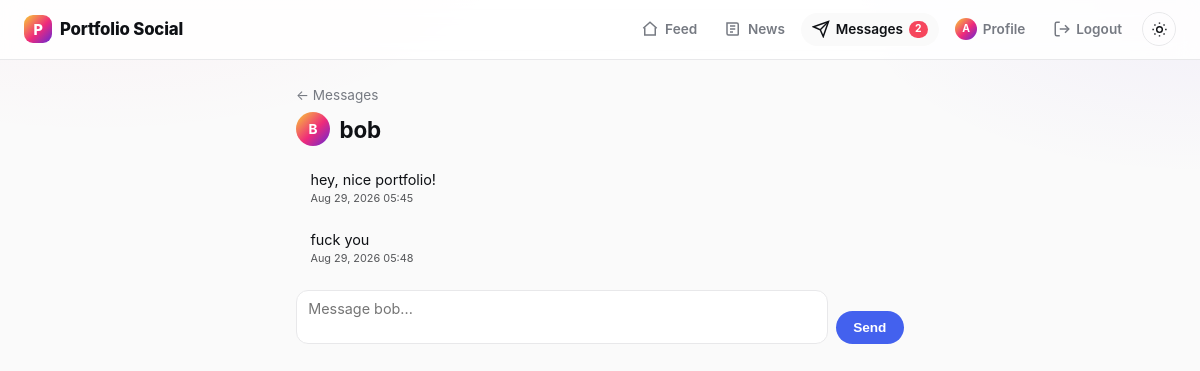
The app's page /messages/bob (signed in) with its own data.
### models.py (models this page shows, shortened)
class User(UserMixin, db.Model):
    __tablename__ = "users"
    id = db.Column(db.Integer, primary_key=True)
    username = db.Column(db.String(32), unique=True, nullable=False, index=True)
    email = db.Column(db.String(120), unique=True, nullable=False)
    password_hash = db.Column(db.String(256), nullable=False)
    bio = db.Column(db.String(200))
    created_at = db.Column(db.DateTime, default=datetime.utcnow, nullable=False)
    portfolio = db.relationship(
        "Portfolio",
        back_populates="owner",
        uselist=False,
        cascade="all, delete-orphan",
    )
    likes = db.relationship("Like", back_populates="user", cascade="all, delete-orphan")
    comments = db.relationship(
        "Comment", back_populates="user", cascade="all, delete-orphan"
    )
    following = db.relationship(
        "Follow",
        foreign_keys="Follow.follower_id",
        back_populates="follower",
        cascade="all, delete-orphan",
    )
    followers = db.relationship(
        "Follow",
        foreign_keys="Follow.followed_id",
        back_populates="followed",
        cascade="all, delete-orphan",
    )
    def is_following(self, other):
        if other is None:
            return False
        return (
            Follow.query.filter_by(follower_id=self.id, followed_id=other.id).first()
            is not None
        )
    def is_mutual_with(self, other):
        if other is None or other.id == self.id:
            return False
        return self.is_following(other) and other.is_following(self)
    @property
    def unread_message_count(self):
        return Message.query.filter_by(recipient_id=self.id, read_at=None).count()

class Message(db.Model):
    __tablename__ = "messages"
    id = db.Column(db.Integer, primary_key=True)
    sender_id = db.Column(db.Integer, db.ForeignKey("users.id"), nullable=False)
    recipient_id = db.Column(db.Integer, db.ForeignKey("users.id"), nullable=False)
    body = db.Column(db.String(1000), nullable=False)
    created_at = db.Column(db.DateTime, default=datetime.utcnow, nullable=False)
    read_at = db.Column(db.DateTime)
    sender = db.relationship("User", foreign_keys=[sender_id])
    recipient = db.relationship("User", foreign_keys=[recipient_id])

### routes_messages.py (the view)
@login_required
def thread(username):
    target = User.query.filter_by(username=username).first_or_404()
    if not current_user.is_mutual_with(target):
        abort(403)
    form = MessageForm()
    if form.validate_on_submit():
        db.session.add(
            Message(sender_id=current_user.id, recipient_id=target.id, body=form.body.data)
        )
        db.session.commit()
        form.body.data = ""
    _thread_query(current_user.id, target.id).filter(
        Message.sender_id == target.id, Message.read_at.is_(None)
    ).update({"read_at": datetime.utcnow()}, synchronize_session=False)
    db.session.commit()
    messages = _thread_query(current_user.id, target.id).order_by(Message.created_at).all()
    return render_template(
        "messages_thread.html", target=target, messages=messages, form=form
    )

### forms.py
class MessageForm(FlaskForm):
    body = TextAreaField(
        "Message", validators=[DataRequired(), Length(max=1000)]
    )
    submit = SubmitField("Send")

### app.py (called while the page is built)
def create_app():
    app = Flask(__name__, instance_relative_config=True)
    app.config.from_object(Config)
    db.init_app(app)
    login_manager.init_app(app)
    routes_auth.register(app)
    routes_portfolio.register(app)
    routes_social.register(app)
    routes_news.register(app)
    routes_messages.register(app)
    @app.context_processor
    def inject_unread_message_count():
        if current_user.is_authenticated:
            return {"unread_message_count": current_user.unread_message_count}
        return {"unread_message_count": 0}
    return app

### models.py (called while the page is built)
@login_manager.user_loader
def load_user(user_id):
    return db.session.get(User, int(user_id))

### routes_messages.py (called while the page is built)
def _thread_query(user_a_id, user_b_id):
    return Message.query.filter(
        or_(
            and_(Message.sender_id == user_a_id, Message.recipient_id == user_b_id),
            and_(Message.sender_id == user_b_id, Message.recipient_id == user_a_id),
        )
    )

### templates/messages_thread.html (shortened to what this page needs)
{% extends "base.html" %}
{% block content %}
  <a class="back-link" href="{{ url_for('inbox') }}">&larr; Messages</a>
  <h1 class="thread-heading">
    <span class="avatar">{{ target.username[0]|upper }}</span>
    {{ target.username }}
  </h1>
  <div class="message-list">
    {% if messages %}
      {% for m in messages %}
        <div class="message-bubble {{ 'mine' if m.sender_id == current_user.id else 'theirs' }}">
          <p>{{ m.body }}</p>
          <span class="message-time">{{ m.created_at.strftime('%b %d, %Y %H:%M') }}</span>
        </div>
      {% endfor %}
    {% else %}
      <p class="empty-state">No messages yet &mdash; say hello.</p>
    {% endif %}
  </div>
  <form method="post" class="message-form">
    {{ form.body(placeholder="Message " + target.username + "...", rows=2) }}
    {{ form.submit(class="btn btn-primary") }}
  </form>
{% endblock %}

### templates/base.html (shortened to what this page needs)
<!doctype html>
<html lang="en">
<head>
  <link rel="stylesheet" href="{{ url_for('static', filename='style.css') }}">
</head>
<body>
  <nav class="navbar">
    <a class="brand" href="{{ url_for('feed') if current_user.is_authenticated else url_for('login') }}">
      <span class="brand-mark">P</span>Portfolio Social
    </a>
    <div class="nav-links">
      {% if current_user.is_authenticated %}
        <a href="{{ url_for('feed') }}" class="nav-link {{ 'active' if request.endpoint == 'feed' }}">
          <svg viewBox="0 0 24 24" fill="none" stroke="currentColor" stroke-width="2"><path d="M3 11l9-8 9 8"/><path d="M5 10v10h14V10"/></svg>
          <span>Feed</span>
        </a>
        <a href="{{ url_for('news') }}" class="nav-link {{ 'active' if request.endpoint == 'news' }}">
          <svg viewBox="0 0 24 24" fill="none" stroke="currentColor" stroke-width="2"><path d="M4 4h13a2 2 0 0 1 2 2v13a1 1 0 0 1-1 1H6a2 2 0 0 1-2-2z"/><path d="M8 8h7M8 12h7M8 16h4"/></svg>
          <span>News</span>
        </a>
        <a href="{{ url_for('inbox') }}" class="nav-link {{ 'active' if request.endpoint in ('inbox', 'thread') }}">
          <svg viewBox="0 0 24 24" fill="none" stroke="currentColor" stroke-width="2"><path d="M22 2 11 13"/><path d="M22 2 15 22l-4-9-9-4z"/></svg>
          <span>Messages</span>
          {% if unread_message_count %}<span class="nav-badge">{{ unread_message_count }}</span>{% endif %}
        </a>
        <a href="{{ url_for('profile', username=current_user.username) }}" class="nav-link {{ 'active' if request.endpoint == 'profile' and request.view_args.username == current_user.username }}">
          <span class="avatar avatar-nav">{{ current_user.username[0]|upper }}</span>
          <span>Profile</span>
        </a>
        <a href="{{ url_for('logout') }}" class="nav-link">
          <svg viewBox="0 0 24 24" fill="none" stroke="currentColor" stroke-width="2"><path d="M9 21H5a2 2 0 0 1-2-2V5a2 2 0 0 1 2-2h4"/><path d="M16 17l5-5-5-5"/><path d="M21 12H9"/></svg>
          <span>Logout</span>
        </a>
      {% else %}
        <a class="nav-link" href="{{ url_for('login') }}"><span>Login</span></a>
        <a class="nav-link" href="{{ url_for('signup') }}"><span>Sign up</span></a>
      {% endif %}
      <button type="button" id="theme-toggle" class="theme-toggle" aria-label="Toggle dark mode">
        <svg class="icon-sun" viewBox="0 0 24 24" fill="none" stroke="currentColor" stroke-width="2"><circle cx="12" cy="12" r="4"/><path d="M12 2v2M12 20v2M4.9 4.9l1.4 1.4M17.7 17.7l1.4 1.4M2 12h2M20 12h2M4.9 19.1l1.4-1.4M17.7 6.3l1.4-1.4"/></svg>
      </button>
    </div>
  </nav>
  <main class="container {% block container_class %}{% endblock %}">
    {% block content %}{% endblock %}
  </main>
</body>
</html>

### static/style.css (style rules this page uses)
:root { --bg: #fafafa; --card-bg: #ffffff; --border: #e8e8ea; --text: #0f1115; --muted: #767a82; --primary: #4361ee; --primary-dark: #3245c0; --gain: #0ecb81; --gain-bg: #e6faf3; --loss: #f6465d; --loss-bg: #fdeaed; --danger: #f6465d; --gradient: linear-gradient(135deg, #f9ce34 0%, #ee2a7b 55%, #6228d7 100%); --shadow: 0 1px 2px rgba(15, 17, 21, 0.04), 0 8px 24px rgba(15, 17, 21, 0.06); --shadow-hover: 0 4px 8px rgba(15, 17, 21, 0.06), 0 16px 32px rgba(15, 17, 21, 0.09); --radius: 14px; --wash-1: rgba(238, 42, 123, 0.05); --wash-2: rgba(98, 40, 215, 0.05); --nav-bg: rgba(255, 255, 255, 0.85); }
html { color-scheme: light; }
* { box-sizing: border-box; }
input, textarea, select { background: var(--card-bg); color: var(--text); }
body { margin: 0; font-family: "Inter", -apple-system, "Segoe UI", Roboto, Helvetica, Arial, sans-serif; background: radial-gradient(720px 360px at 8% -10%, var(--wash-1), transparent 60%), radial-gradient(640px 320px at 100% 0%, var(--wash-2), transparent 55%), var(--bg); background-attachment: fixed; color: var(--text); -webkit-font-smoothing: antialiased; transition: background-color 0.15s, color 0.15s; }
.navbar { display: flex; justify-content: space-between; align-items: center; padding: 0.7rem 1.5rem; background: var(--nav-bg); backdrop-filter: blur(10px); border-bottom: 1px solid var(--border); position: sticky; top: 0; z-index: 100; }
.navbar .brand { display: flex; align-items: center; gap: 0.5rem; font-weight: 800; font-size: 1.05rem; color: var(--text); text-decoration: none; letter-spacing: -0.01em; }
.brand-mark { display: inline-flex; align-items: center; justify-content: center; width: 28px; height: 28px; border-radius: 9px; background: var(--gradient); color: #fff; font-weight: 800; font-size: 0.9rem; }
.nav-links { display: flex; align-items: center; gap: 0.15rem; }
.nav-link { position: relative; display: flex; align-items: center; gap: 0.35rem; padding: 0.45rem 0.7rem; margin-left: 0.15rem; border-radius: 999px; color: var(--muted); text-decoration: none; font-size: 0.85rem; font-weight: 600; transition: background 0.15s, color 0.15s; }
.nav-link svg { width: 18px; height: 18px; flex-shrink: 0; }
.nav-link.active { color: var(--text); background: var(--bg); }
.nav-link span:not(.avatar):not(.nav-badge) { display: inline; }
.nav-badge { background: var(--loss); color: #fff; font-size: 0.65rem; font-weight: 700; line-height: 1; padding: 0.2rem 0.4rem; border-radius: 999px; min-width: 1.1em; text-align: center; }
.theme-toggle { display: flex; align-items: center; justify-content: center; width: 34px; height: 34px; margin-left: 0.4rem; border: 1px solid var(--border); border-radius: 50%; background: none; color: var(--text); cursor: pointer; }
.theme-toggle svg { width: 17px; height: 17px; }
.container { max-width: 640px; margin: 0 auto; padding: 1.5rem 1rem 4rem; }
h1 { font-size: 1.4rem; letter-spacing: -0.01em; }
.avatar { display: inline-flex; align-items: center; justify-content: center; width: 34px; height: 34px; border-radius: 50%; background: var(--gradient); color: #fff; font-weight: 700; font-size: 0.85rem; flex-shrink: 0; line-height: 1; }
.avatar-nav { width: 22px; height: 22px; font-size: 0.65rem; }
.btn { display: inline-block; padding: 0.55rem 1.1rem; border-radius: 999px; border: none; cursor: pointer; font-size: 0.85rem; font-weight: 600; text-decoration: none; text-align: center; transition: background 0.15s, transform 0.1s; }
.btn-primary { background: var(--primary); color: #fff; }
.back-link { display: inline-block; color: var(--muted); text-decoration: none; font-size: 0.85rem; margin-bottom: 0.6rem; }
.thread-heading { display: flex; align-items: center; gap: 0.6rem; margin: 0 0 1rem; }
.message-list { display: flex; flex-direction: column; gap: 0.5rem; margin-bottom: 1rem; }
.message-bubble { max-width: 70%; padding: 0.55rem 0.9rem; border-radius: 16px; font-size: 0.9rem; }
.message-bubble p { margin: 0; }
.message-bubble .message-time { display: block; font-size: 0.68rem; margin-top: 0.2rem; opacity: 0.7; }
.message-bubble.theirs { align-self: flex-start; background: var(--bg); color: var(--text); border-bottom-left-radius: 4px; }
.message-form { display: flex; gap: 0.5rem; align-items: flex-end; }
.message-form textarea { flex: 1; resize: none; padding: 0.55rem 0.7rem; border: 1px solid var(--border); border-radius: 12px; font-family: inherit; font-size: 0.9rem; }

### records on screen
User: username "A"
User: username "B", username "bob"
Message: body "hey, nice portfolio!", created_at "Aug 29, 2026 05:45"
Message: body "fuck you", created_at "Aug 29, 2026 05:48"

### other values on screen
{{ unread_message_count }} "2"
